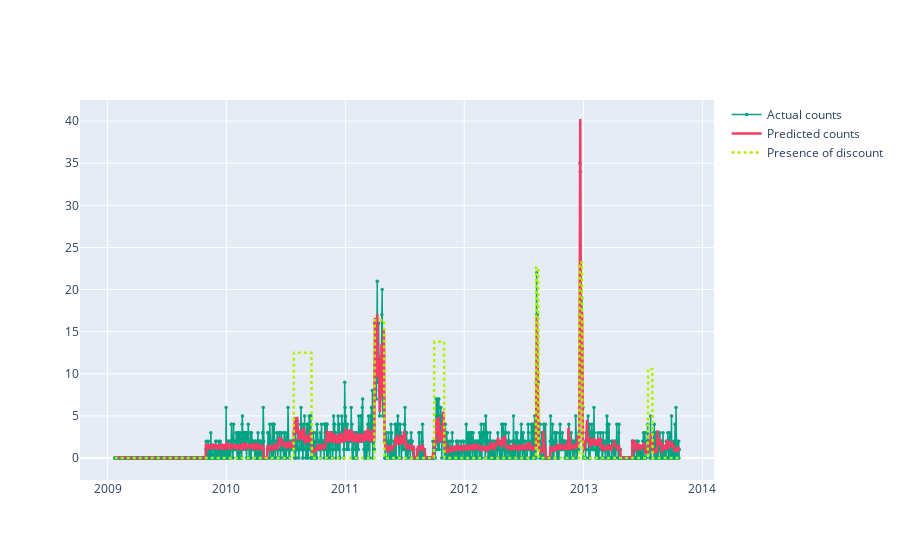

The notebook cell this image was saved under:
### Code cell
a

### Figure 1 — Plotly figure (JSON) as saved in the notebook; plotly's stock layout.template omitted (floating-point values rounded to 4 significant figures; data arrays with more than 128 entries replaced by an {"elided": "..."} marker saying what was removed)
{"data": [{"line": {"color": "#00A383", "width": 1.5}, "marker": {"color": "#00A383", "size": 3.5}, "mode": "lines+markers", "name": "Actual counts", "x": {"elided": "1734 str values"}, "y": {"elided": "1734 float values"}, "type": "scatter"}, {"line": {"color": "#F53D65", "width": 2.5}, "mode": "lines", "name": "Predicted counts", "x": {"elided": "1734 str values"}, "y": {"elided": "1734 float values"}, "type": "scatter"}, {"line": {"color": "#B1F100", "dash": "dot", "width": 2.5}, "mode": "lines", "name": "Presence of discount", "x": {"elided": "1734 str values"}, "y": {"elided": "1734 float values"}, "type": "scatter"}], "layout": {}}
